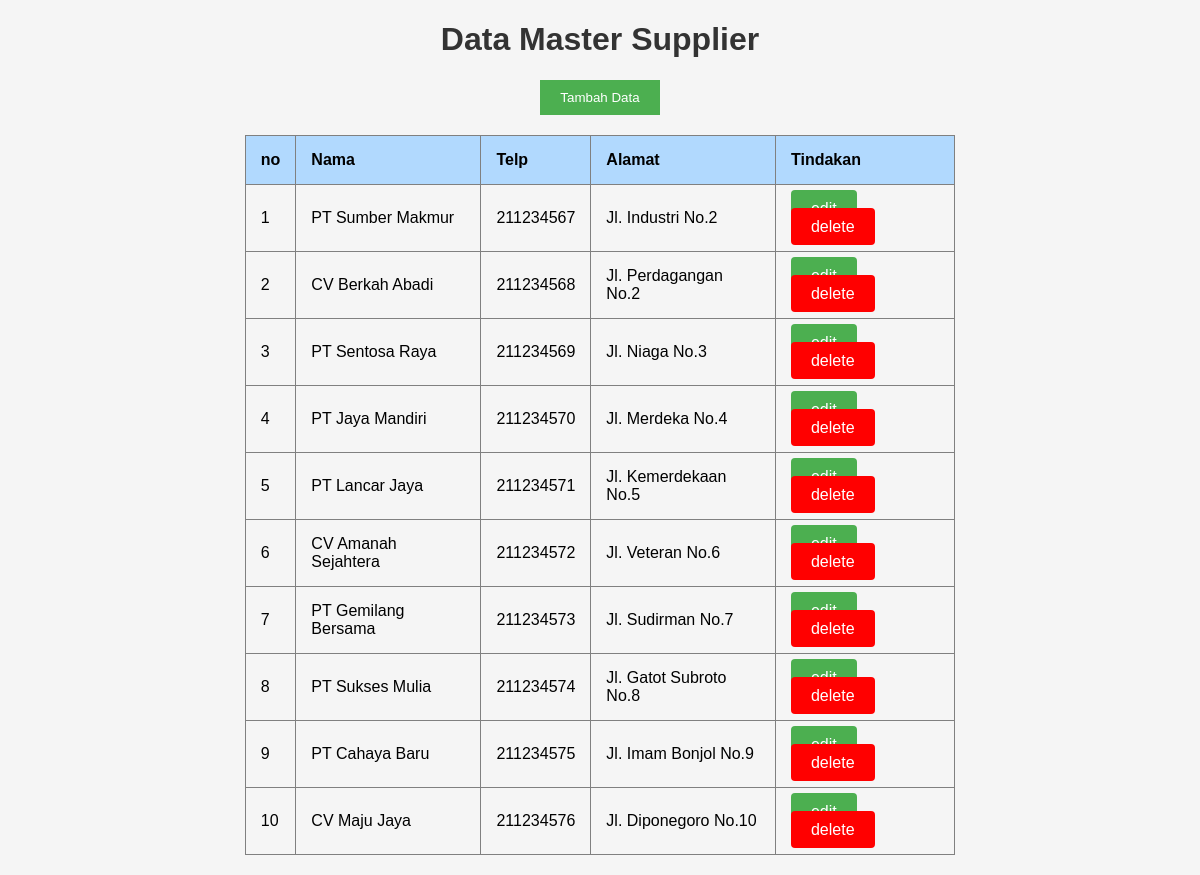
The app's page /data.php with its own data.
### tables this page shows
CREATE TABLE `supplier` (
  `id` int(11) NOT NULL,
  `nama` varchar(100) DEFAULT NULL,
  `telp` int(11) DEFAULT NULL,
  `alamat` text DEFAULT NULL
);

### data.php (the view, shortened to what this page needs)
<?php
$koneksi = mysqli_connect("localhost", "root", "", "store");
$query = "SELECT * FROM supplier";
$hasil = mysqli_query($koneksi, $query);
?>
<!DOCTYPE html>
<html lang="en">
<head>
</head>
<body>
    <h1>Data Master Supplier</h1>
    <a href="tambah.php"><button>Tambah Data</button></a>
    <table border="1">
        <tr class="warna-head">
            <th>no</th>
            <th>Nama</th>
            <th>Telp</th>
            <th>Alamat</th>
            <th>Tindakan</th>
        </tr>
        <?php
        $no = 1;
        while ($row = mysqli_fetch_assoc($hasil)) {
        ?>
            <tr>
                <td><?= $no++; ?></td>
                <td><?= $row['nama']; ?></td>
                <td><?= $row['telp']; ?></td>
                <td><?= $row['alamat']; ?></td>
                <td>
                    <a class="edit" href="edit.php?id=<?= $row['id']; ?>">edit</a>
                    <a class="delete" href="hapus.php?id=<?= $row['id']; ?>" onclick="return confirm('Apakah Anda yakin ingin menghapus supplier ini?')">delete</a>
                </td>
            </tr>
        <?php } ?>
    </table>
</body>
</html>

### data.php (style rules this page uses)
body { font-family: Arial, sans-serif; text-align: center; background-color: #f5f5f5; }
h1 { color: #333; }
a { text-decoration: none; text-align: right; }
button { background-color: #4CAF50; color: white; border: none; padding: 10px 20px; cursor: pointer; }
table { border-collapse: collapse; width: 60%; margin: 20px auto; }
th, td { padding: 15px; text-align: left; }
.edit { background-color: #4CAF50; color: white; padding: 10px 20px; border: none; border-radius: 4px; cursor: pointer; }
.delete { background-color: #ff0000; color: white; padding: 10px 20px; border: none; border-radius: 4px; cursor: pointer; }
.warna-head { background-color: #b1d9feff; }

### records on screen
supplier: nama "PT Sumber Makmur", telp "211234567", alamat "Jl. Industri No.2"
supplier: nama "CV Berkah Abadi", telp "211234568", alamat "Jl. Perdagangan No.2"
supplier: nama "PT Sentosa Raya", telp "211234569", alamat "Jl. Niaga No.3"
supplier: nama "PT Jaya Mandiri", telp "211234570", alamat "Jl. Merdeka No.4"
supplier: nama "PT Lancar Jaya", telp "211234571", alamat "Jl. Kemerdekaan No.5"
supplier: nama "CV Amanah Sejahtera", telp "211234572", alamat "Jl. Veteran No.6"
supplier: nama "PT Gemilang Bersama", telp "211234573", alamat "Jl. Sudirman No.7"
supplier: nama "PT Sukses Mulia", telp "211234574", alamat "Jl. Gatot Subroto No.8"
supplier: nama "PT Cahaya Baru", telp "211234575", alamat "Jl. Imam Bonjol No.9"
supplier: nama "CV Maju Jaya", telp "211234576", alamat "Jl. Diponegoro No.10"
